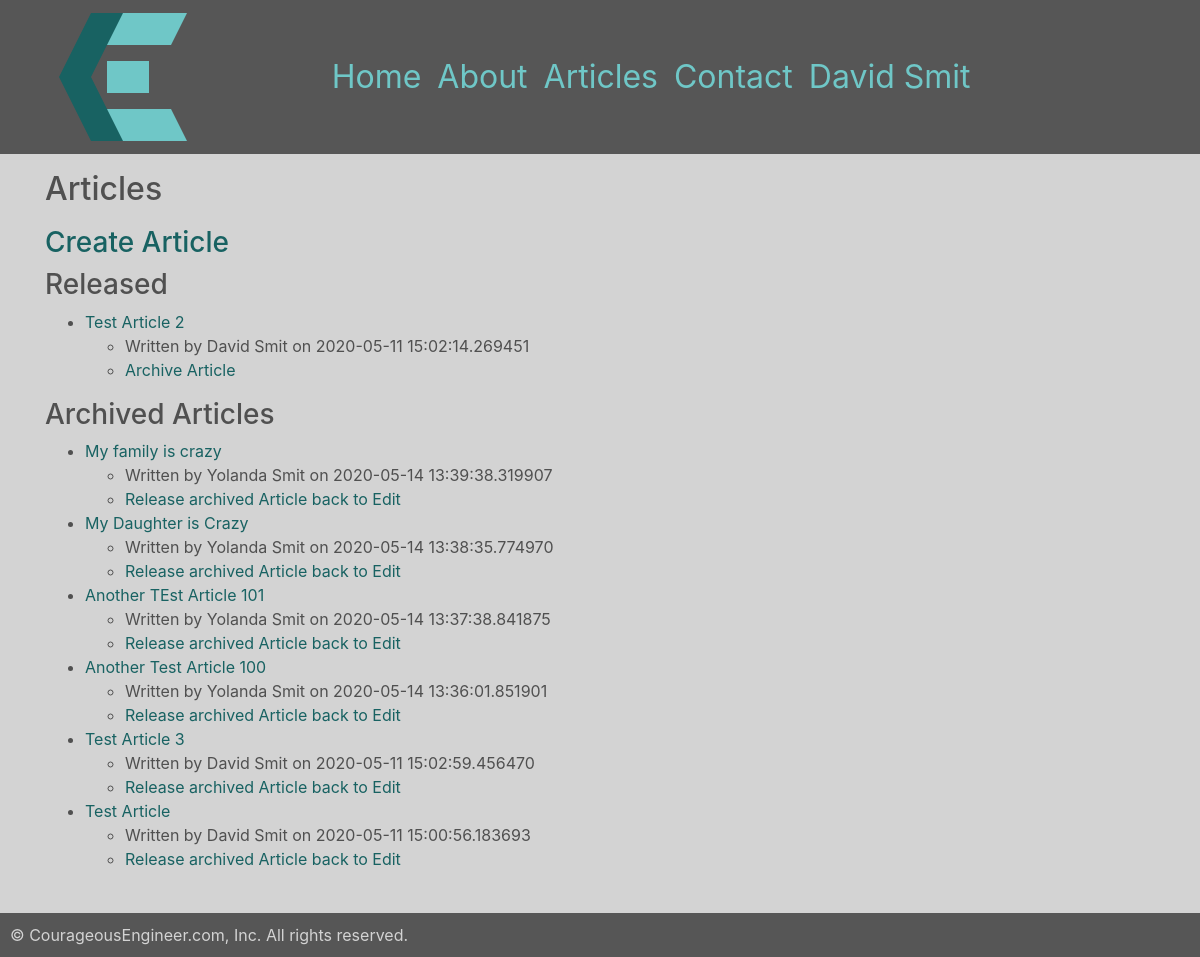
/articles/maintain (signed in), run on the app's committed database.
### chrissmit/services/db_models.py (models this page shows, shortened)
class User(db.Model, UserMixin):
    id = db.Column(db.Integer, primary_key=True, )
    authorization_level = db.Column(db.String(60), nullable=False, )
    linkedin = db.Column(db.String(100),)
    full_name = db.Column(db.String(45), unique=False, nullable=False,)
    twitter_handle = db.Column(db.String(20), unique=True, nullable=True,)
    email = db.Column(db.String(120), unique=True, nullable=False, )
    image_file = db.Column(db.String(20), nullable=False, default='default.svg', )
    password = db.Column(db.String(60), nullable=False, )
    articles = db.relationship('Article', backref='author', lazy=True)
    edits = db.relationship('ArticleEdits', backref='author', lazy=True)
    content = db.Column(db.Text, nullable=False)

class ArticleEdits(db.Model):
    id = db.Column(db.Integer, primary_key=True)
    article_id = db.Column(db.Integer, db.ForeignKey('article.id'), nullable=False,)
    is_edited = db.Column(db.Boolean, default=False,)
    is_ready_for_release = db.Column(db.Boolean, default=False,)
    user_id = db.Column(db.Integer, db.ForeignKey('user.id'), nullable=False)
    edited = db.Column(db.DateTime, nullable=True, default=datetime.utcnow)
    title = db.Column(db.String(100), nullable=False,)
    preview = db.Column(db.String(200), nullable=False)
    image_file = db.Column(db.String(100), default='default.png')
    content = db.Column(db.Text, nullable=False)
    tags = db.relationship('EditTags', backref='edit')

### chrissmit/views/maintenance_views.py (the view)
@blueprint.route('/articles/maintain')
@login_required
def maintain_articles():
    open_edits = article.get_open_edits()
    open_to_review = article.get_open_to_review()
    released = article.get_all_released()
    archived_articles = article.get_all_archived()
    archived_edits = None
    return render_template(
        template_name_or_list=f'maintenance/articles.html',
        website_title='Add/Edit Articles',
        nav_data=navigation.data(),
        open_edits = open_edits,
        open_to_review = open_to_review,
        released = released,
        archived_edits = archived_edits,
        archived_articles = archived_articles,
    )

### chrissmit/services/article.py (called while the page is built)
def get_open_edits(desc=False, test=False):
    return get_full_edits(filter_criteria = ArticleEdits.is_edited == True)

def get_open_to_review(desc=False):
    return get_full_edits(filter_criteria = ArticleEdits.is_ready_for_release == True)

def get_full_edits(filter_criteria, desc=False):
    full_edit = full_edit_data()
    if desc:
        return full_edit.filter(filter_criteria).order_by(ArticleEdits.edited.desc()).all()
    return full_edit.filter(filter_criteria).all()

def get_all_released(desc=True):
    return get_full_articles(filter_criteria = Article.is_released==True)

def get_all_archived():
    return get_full_articles(
        filter_criteria =
        Article.is_released==False and
        ArticleEdits.is_edited == False and
        ArticleEdits.is_ready_for_release==False
    )

def get_full_articles(filter_criteria, desc=True, only_released=False):
    full_article = full_article_data()
    if not only_released:
        filtered_article = full_article.filter(filter_criteria)
    else:
        filtered_article = full_article.filter(filter_criteria).filter(Article.is_released==True)
    if desc:
        return filtered_article.order_by(Article.posted.desc()).all()
    return filtered_article.all()

def get_last(number=4, desc=True):
    full_article = full_article_data()
    if desc:
        return full_article.filter(Article.is_released==True).order_by(Article.posted.desc()).limit(number).all()
    return full_article.filter(Article.is_released==True).limit(number).all()

def full_edit_data():
    fields = full_data_fields()
    return fields.join(
        Article,
        ArticleEdits.article_id == Article.id,
    ).join(
        User,
        ArticleEdits.user_id == User.id
    )

def full_article_data():
    fields = full_data_fields()
    return fields.join(
        ArticleEdits,
        Article.current_edit_id == ArticleEdits.id,
    ).join(
        User,
        Article.author_id == User.id
    )

def full_data_fields():
    return db.session.query(
        ArticleEdits.id,
        ArticleEdits.article_id,
        Article.posted,
        Article.edited,
        Article.is_released,
        Article.author_id,
        Article.current_edit_id,
        ArticleEdits.title,
        ArticleEdits.preview,
        ArticleEdits.content,
        ArticleEdits.image_file,
        ArticleEdits.user_id,
        ArticleEdits.is_edited,
        ArticleEdits.is_ready_for_release,
        ArticleEdits.edited,
        Article.author_id,
        User.full_name,
    )

### chrissmit/templates/maintenance/articles.html (shortened to what this page needs)
{% extends "shared/_layout.html" %}
{% block main_content %}
<h2>Articles</h2>
<a href="{{ url_for('maintenance.create_article') }}"><h3>Create Article</h3></a>
{% if released %}
<h3>Released</h3>
<ul>
    {%  for artic in released %}
        <li>
            <a href="{{ url_for('navigation_views.view', edit_id = artic.current_edit_id) }}"> {{ artic.title }}</a>
            <ul>
                <li>Written by {{ artic.full_name }} on {{ artic.edited}}</li>
                <li><a href="{{ url_for('maintenance.archive_article', article_id = artic.article_id) }}">Archive Article</a></li>
            </ul>
        </li>
    {% endfor %}
</ul>
{% endif %}
{% if archived_articles %}
    <h3>Archived Articles</h3>
    <ul>
        {%  for artic in archived_articles %}
            <li>
                <a href="{{ url_for('navigation_views.view', edit_id = artic.id) }}"> {{ artic.title }}</a>
                <ul>
                    <li>Written by {{ artic.full_name }} on {{ artic.edited}}</li>
                    <li><a href="{{ url_for('maintenance.unarchive_article', article_id = artic.article_id) }}">Release archived Article back to Edit</a></li>
                </ul>
            </li>
        {% endfor %}
    </ul>
{% endif %}
{%  endblock %}

### chrissmit/templates/shared/_layout.html (shortened to what this page needs)
<!DOCTYPE html>
<html lang="en">
<head>
    <link rel="stylesheet"
          href="https://stackpath.bootstrapcdn.com/bootstrap/4.1.3/css/bootstrap.min.css"
>
    <link rel="stylesheet" href="/static/css/site.css">
</head>
<body>
    <div class="nav-outer fixed-top">
        <div class="container menu">
            <nav class="navbar navbar-expand-lg col-sm-12">
                <div class="row">
                    <button class="navbar-toggler logo" type="button" data-toggle="collapse" data-target="#navbarNavDropdown " id="logo">
                        <img src="../../../static/img/logo.svg">
                    </button>
                </div>
                <div class="col-sm-9">
                    <div class="collapse navbar-collapse" id="navbarNavDropdown">
                        <ul class="navbar-nav">
                            <li class="nav-item"><a class="nav-link" href="{{ url_for('navigation.index') }}">Home</a></li>
                            <li class="nav-item">
                                <div class="dropdown show">
                                    <a
                                    class="nav-link"
                                    href="#"
                                    role="button"
                                    id="dropdownMenuLink"
                                    data-toggle="dropdown"
                                    aria-haspopup="true"
                                    aria-expanded="false">About</a>
                                </div>
                            </li>
                            <li class="nav-item">
                                <div class="dropdown show">
                                    <a class="nav-link"
                                        href="#" role="button"
                                        id="dropdownMenuLink"
                                        data-toggle="dropdown"
                                        aria-haspopup="true"
                                        aria-expanded="false">Articles</a>
                                </div>
                            </li>
                            <li class="nav-item"><a class="nav-link" href="{{ url_for('navigation.contact') }}">Contact</a></li>
                            {% if current_user.is_authenticated %}
                            <li class="nav-item">
                                <div class="dropdown show">
                                    <a class="nav-link"
                                        href="#" role="button"
                                        id="dropdownMenuLink"
                                        data-toggle="dropdown"
                                        aria-haspopup="true"
                                        aria-expanded="false">{{ current_user.full_name }}</a>
                                </div>
                            {% endif %}
                        </ul>
                    </div>
                </div>
            </nav>
        </div>
    </div>
    <div class="main_content container">
        <div class="row">
            <div class="col-lg-10 col-12">
                {% block main_content %}
                {% endblock %}
            </div>
        </div>
    </div>
    <footer class="">
        © CourageousEngineer.com, Inc. All rights reserved.
    </footer>
</body>
</html>

### chrissmit/static/css/site.css (style rules this page uses)
:root { --backgroundColor: lightgrey; --primaryFontColor: rgba(80,80,80,1); --navBackgroundColor: rgba(80,80,80,0.95); --navDropDownBackgroundColor: rgba(80,80,80,0.8); --navDropDownText: lightgrey; --lightAccent: #6FC7C7; --darkAccent: #186262; --cardHeight: 22rem; --cardWidth: 18rem; --cardPic: 10rem; }
html { background-color: var(--backgroundColor); font-size: 22px; }
@media screen and (min-width: 320px) { html { font-size: calc(16px + 6 * ((100vw - 320px) / 680)); } }
@media screen and (min-width: 1000px) { html { font-size: 16px; } }
body { background-color: var(--backgroundColor); position: relative; min-height: calc(100vh - 160px); }
.main_content { margin-top: 160px; color: var(--primaryFontColor); background-color: var(--backgroundColor); border: 2px; padding-bottom:70px; }
footer { background-color: var(--navBackgroundColor); color: var(--backgroundColor); padding: 10px; position: center; width: 100%; position: absolute; bottom: 0; }
h2 { color: var(--primaryFontColor); padding-top: 10px; padding-bottom: 10px; }
.nav-outer { background-color: var(--navBackgroundColor); width: 100%; }
nav { font-size: 2rem; margin-left: 0px; margin-right: auto; }
.nav-link { color: var(--lightAccent); text-align: left; margin-left: auto; margin-right: 0px; width: 100% }
a { color: var(--darkAccent); }
#logo { display: inline-block; }
.collapse:not(.show) { float: right; }

### data on the page
User: full_name "David Smit"
ArticleEdits: title "Test Article 2", full_name "David Smit", edited "2020-05-11 15:02:14.269451"
ArticleEdits: title "My family is crazy", full_name "Yolanda Smit", edited "2020-05-14 13:39:38.319907"
ArticleEdits: title "My Daughter is Crazy", full_name "Yolanda Smit", edited "2020-05-14 13:38:35.774970"
ArticleEdits: title "Another TEst Article 101", full_name "Yolanda Smit", edited "2020-05-14 13:37:38.841875"
ArticleEdits: title "Another Test Article 100", full_name "Yolanda Smit", edited "2020-05-14 13:36:01.851901"
ArticleEdits: title "Test Article 3", full_name "David Smit", edited "2020-05-11 15:02:59.456470"
ArticleEdits: title "Test Article", full_name "David Smit", edited "2020-05-11 15:00:56.183693"
